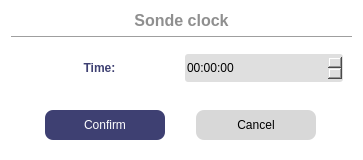
<?xml version="1.0" encoding="UTF-8"?>
<ui version="4.0">
 <class>WSondeTime</class>
 <widget class="QDialog" name="WSondeTime">
  <property name="geometry">
   <rect>
    <x>0</x>
    <y>0</y>
    <width>363</width>
    <height>160</height>
   </rect>
  </property>
  <property name="windowTitle">
   <string>Log data period configuration</string>
  </property>
  <property name="styleSheet">
   <string notr="true">#WSondeTime {
 background-color:white;
 border-radius: 5px;
}
#label{
 color: #3E4072;
 font-weight: 800;
}
#buttonBox{
 background-color: #3E4072;
}
#label_Title{
 color: #8F8F8F;
 font-weight: 600;
}
QTimeEdit {
 background-color:#DFDFDF;
 border-radius: 3px;
}
#pushButton_Confirm,
#pushButton_Cancel {
 border: none;
 border-radius: 8px;
}
#pushButton_Confirm {
 color: white;
 background-color: #3E4072;
}
#pushButton_Confirm:hover {
 color: white;
 background-color: #595D89;
}
#pushButton_Cancel {
 background-color: #D8D8D8;
}
#pushButton_Cancel:hover {
 background-color: #ACACAC;
}</string>
  </property>
  <layout class="QVBoxLayout" name="verticalLayout">
   <item>
    <widget class="QLabel" name="label_Title">
     <property name="font">
      <font>
       <pointsize>12</pointsize>
       <fontweight>DemiBold</fontweight>
      </font>
     </property>
     <property name="text">
      <string>Sonde clock</string>
     </property>
     <property name="alignment">
      <set>Qt::AlignCenter</set>
     </property>
    </widget>
   </item>
   <item>
    <widget class="Line" name="line">
     <property name="orientation">
      <enum>Qt::Horizontal</enum>
     </property>
    </widget>
   </item>
   <item>
    <widget class="QWidget" name="widget" native="true">
     <layout class="QGridLayout" name="gridLayout">
      <item row="0" column="0">
       <widget class="QLabel" name="label">
        <property name="text">
         <string>Time:</string>
        </property>
        <property name="alignment">
         <set>Qt::AlignCenter</set>
        </property>
       </widget>
      </item>
      <item row="0" column="2">
       <widget class="QTimeEdit" name="timeEdit">
        <property name="minimumSize">
         <size>
          <width>0</width>
          <height>28</height>
         </size>
        </property>
        <property name="displayFormat">
         <string>HH:mm:ss</string>
        </property>
       </widget>
      </item>
     </layout>
    </widget>
   </item>
   <item>
    <spacer name="verticalSpacer">
     <property name="orientation">
      <enum>Qt::Vertical</enum>
     </property>
     <property name="sizeHint" stdset="0">
      <size>
       <width>20</width>
       <height>40</height>
      </size>
     </property>
    </spacer>
   </item>
   <item>
    <widget class="QWidget" name="widget_3" native="true">
     <layout class="QHBoxLayout" name="horizontalLayout">
      <item>
       <widget class="QPushButton" name="pushButton_Confirm">
        <property name="minimumSize">
         <size>
          <width>0</width>
          <height>30</height>
         </size>
        </property>
        <property name="maximumSize">
         <size>
          <width>120</width>
          <height>16777215</height>
         </size>
        </property>
        <property name="text">
         <string>Confirm</string>
        </property>
       </widget>
      </item>
      <item>
       <widget class="QPushButton" name="pushButton_Cancel">
        <property name="minimumSize">
         <size>
          <width>120</width>
          <height>30</height>
         </size>
        </property>
        <property name="maximumSize">
         <size>
          <width>120</width>
          <height>16777215</height>
         </size>
        </property>
        <property name="text">
         <string>Cancel</string>
        </property>
       </widget>
      </item>
     </layout>
    </widget>
   </item>
  </layout>
 </widget>
 <resources/>
 <connections>
  <connection>
   <sender>pushButton_Confirm</sender>
   <signal>clicked()</signal>
   <receiver>WSondeTime</receiver>
   <slot>accept()</slot>
   <hints>
    <hint type="sourcelabel">
     <x>153</x>
     <y>126</y>
    </hint>
    <hint type="destinationlabel">
     <x>155</x>
     <y>206</y>
    </hint>
   </hints>
  </connection>
  <connection>
   <sender>pushButton_Cancel</sender>
   <signal>clicked()</signal>
   <receiver>WSondeTime</receiver>
   <slot>reject()</slot>
   <hints>
    <hint type="sourcelabel">
     <x>304</x>
     <y>124</y>
    </hint>
    <hint type="destinationlabel">
     <x>308</x>
     <y>276</y>
    </hint>
   </hints>
  </connection>
 </connections>
</ui>
